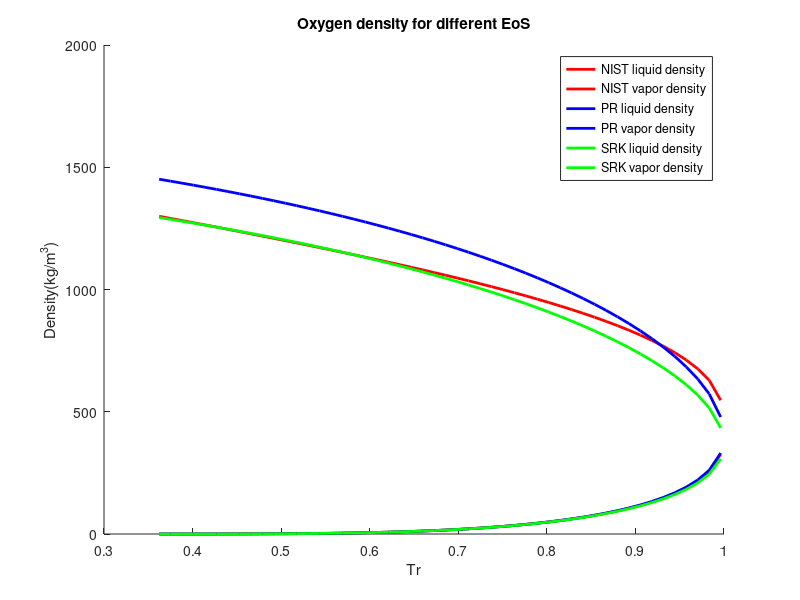

Recreate this plot in MATLAB.
load density_oxygen_sat_data.mat;
Tc = 154.581;
Tr = T/Tc;
hold on 
plot(Tr,NIST_denisty_liq,'r','LineWidth',2);
plot(Tr,NIST_denisty_vap,'r','LineWidth',2);
plot(Tr,PR_denisty_liq,'b','LineWidth',2);
plot(Tr,PR_denisty_vap,'b','LineWidth',2);
plot(Tr,SRK_denisty_liq,'g','LineWidth',2);
plot(Tr,SRK_denisty_vap,'g','LineWidth',2);
xlabel('Tr')
ylabel('Density(kg/m^3)')
title('Oxygen density for different EoS')
legend('NIST liquid density','NIST vapor density','PR liquid density','PR vapor density','SRK liquid density','SRK vapor density')
